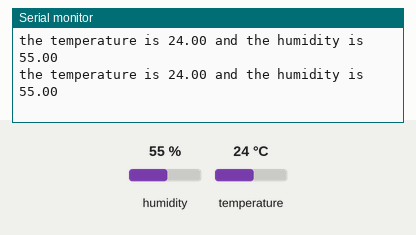
Recording of a sketch running on a simulated Arduino Uno, built with avr-gcc and run on an emulated ATmega328P. Parts: the last lines printed to the serial monitor. The inputs (shaded band) are chosen by the test bench; at power-on: humidity 55 %, temperature 24 °C.

Above: at 1.7 s.
1.8 s: humidity set to 22 %
At 2.7 s:
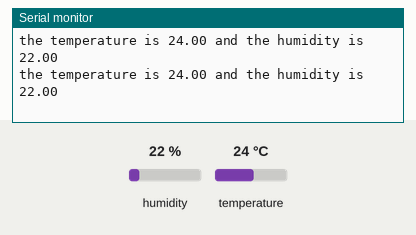
7.9 s: temperature set to 12 °C
At 8.0 s:
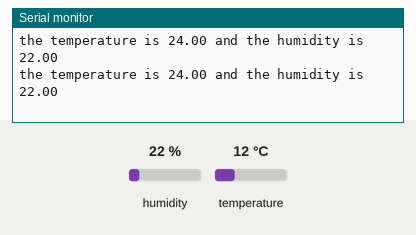
14.0 s: humidity set to 40 %
At 14.05 s:
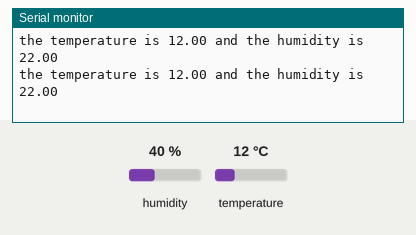
Timing chart, 0 to 17.0 s (numbered marks = the images above; inputs shaded):
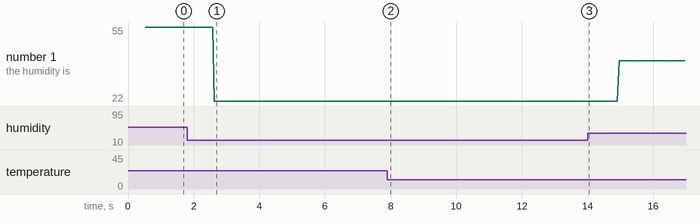

Measured:
- after the input at 1.8 s, the serial monitor: prints a new line after 0.83 s (image 1)
- plotted number 1: 55 → 22 after the input at 1.8 s, 22 → 40 after the input at 14.0 s

The sketch:

DHT11.ino
```cpp
#include<DHT.h>
#define Type DHT11
int myPin = 2;
DHT HT(myPin,Type);
float humidity;
float temperature;


void setup() {
  // put your setup code here, to run once:
  Serial.begin(9600);
  HT.begin();
  delay(500);

}

void loop() {
  // put your main code here, to run repeatedly:
  humidity= HT.readHumidity();
  temperature =HT.readTemperature();
  Serial.print("the temperature is ");
  Serial.print(temperature);
  Serial.print(" and the humidity is ");
  Serial.println(humidity);
}
```
